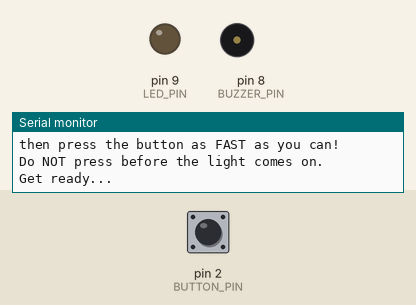
Simulated run of this sketch. Board: Arduino Uno, built with avr-gcc and run on an emulated ATmega328P. Shown: output pins drawn as LEDs (lit = HIGH), buzzer (waves = sounding), the last lines printed to the serial monitor. Inputs (shaded band) come from the test bench; at power-on: pin 2 (BUTTON_PIN) LOW. Random numbers use the default seed unless the sketch sets one.

Above: at 1.3 s.
1.4 s: pin 2 (BUTTON_PIN) pulled HIGH for 0.15 s
At 4.16 s:
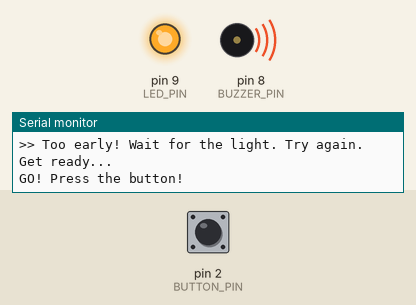
4.5 s: pin 2 (BUTTON_PIN) pulled HIGH for 1 s
At 4.57 s:
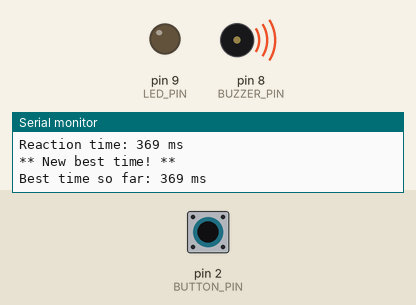
At 8.0 s:
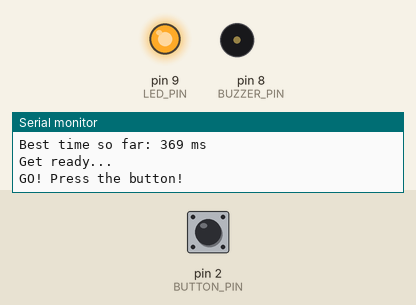
Timing chart, 0 to 9.5 s (numbered marks = the images above; inputs shaded):
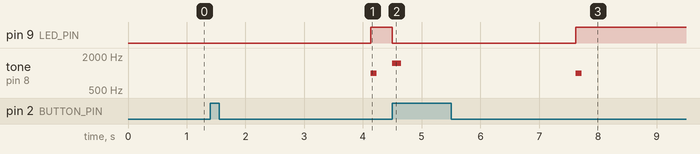

Measured:
- after the input at 4.5 s, pin 9 (LED_PIN): HIGH → LOW at once, → HIGH 3.1 s later; tone on pin 8 (BUZZER_PIN): silent → 1500 Hz at once, → silent 0.15 s later, → 1000 Hz 3.0 s later, → silent 0.10 s later

The sketch:

02_wait_flash_measure_buzzer.ino
```cpp
// ============================================================
// Project 2 - Reaction Time Game
// Sketch 02: Wait, Flash, Measure + BUZZER
// ============================================================
//
// This is the SAME game as sketch 01, with one new part: a buzzer.
//   - It BEEPS at the "GO" moment (when the LED turns on).
//   - It plays a short SUCCESS beep when you press the button.
//
// If you compare (diff) this file with sketch 01, the only new
// lines are the BUZZER_PIN, the tone() calls, and their comments.
//
// HOW THE GAME WORKS:
//   1. The Arduino waits a random amount of time (2 to 5 seconds).
//   2. Then the LED turns ON and the buzzer BEEPS. That is "GO!".
//   3. As fast as you can, press the button.
//   4. The Arduino measures how long it took you, in milliseconds.
//   5. It prints your time and remembers your best (fastest) time.
//
// Open the Serial Monitor (magnifying glass, top-right of the IDE)
// and set the speed at the bottom to 9600 baud to read the messages.
//
// DO NOT press the button before the LED turns on. If you press
// too early, the round restarts and you get a "too early" message.
// ============================================================


// ---- PIN NUMBERS (which Arduino pin each part is wired to) ----
const int LED_PIN    = 9;   // The "GO" light. Turns on when it is time to press.
const int BUTTON_PIN = 2;   // The button. Wired with an external pull-down resistor,
                            // so the pin reads HIGH when the button is pressed.
const int BUZZER_PIN = 8;   // NEW: The buzzer. Beeps at "GO" and on a successful press.

// ---- SOUND SETTINGS (for the buzzer) ----
const int  GO_TONE_HZ      = 1000;  // NEW: pitch of the "GO" beep, in Hertz
const int  GO_TONE_MS      = 100;   // NEW: how long the "GO" beep lasts, in ms
const int  SUCCESS_TONE_HZ = 1500;  // NEW: pitch of the success beep, in Hertz
const int  SUCCESS_TONE_MS = 150;   // NEW: how long the success beep lasts, in ms

// ---- TIMING SETTINGS (how long the random wait can be) ----
const long MIN_WAIT_MS = 2000;  // shortest wait before "GO" = 2 seconds
const long MAX_WAIT_MS = 5000;  // longest  wait before "GO" = 5 seconds

// ---- COMMUNICATION SPEED (must match the Serial Monitor) ----
const long SERIAL_BAUD = 9600;


// ---- MEMORY (variables that the program keeps between rounds) ----
long bestTime = -1;   // The best (fastest) reaction time so far, in ms.
                      // -1 means "no time recorded yet".


// ============================================================
// setup() runs ONE time when the Arduino powers on or resets.
// ============================================================
void setup() {
  // Set up the pins so the Arduino knows which is an output and which is an input.
  pinMode(LED_PIN, OUTPUT);     // The LED is something we control (turn on/off).
  pinMode(BUTTON_PIN, INPUT);   // The button is something we read.
  pinMode(BUZZER_PIN, OUTPUT);  // NEW: The buzzer is something we control.

  // Make sure the LED starts OFF.
  digitalWrite(LED_PIN, LOW);

  // Start talking to the computer over the USB cable.
  Serial.begin(SERIAL_BAUD);

  // Give every game a different sequence of random waits.
  // analogRead(A0) reads electrical "noise" from an unconnected pin,
  // which gives us a different starting number each time.
  randomSeed(analogRead(A0));

  // Print a friendly welcome message.
  Serial.println("=================================");
  Serial.println("   REACTION TIME GAME (with buzzer)");
  Serial.println("=================================");
  Serial.println("Wait for the LED to turn ON and BEEP,");
  Serial.println("then press the button as FAST as you can!");
  Serial.println("Do NOT press before the light comes on.");
  Serial.println();
}


// ============================================================
// loop() runs OVER AND OVER, forever. Each pass = one round.
// ============================================================
void loop() {

  // ---- STEP 1: Get ready ----
  Serial.println("Get ready...");

  // Pick a random wait time between MIN_WAIT_MS and MAX_WAIT_MS.
  // (random's second number is "up to but not including", so we add 1.)
  long waitTime = random(MIN_WAIT_MS, MAX_WAIT_MS + 1);

  // ---- STEP 2: Wait the random time, while watching for cheating ----
  // We use millis() so we can keep checking the button during the wait.
  long waitStart = millis();
  while (millis() - waitStart < waitTime) {

    // If the button is already pressed (HIGH) before the GO light,
    // that is jumping the gun. Restart the round.
    if (digitalRead(BUTTON_PIN) == HIGH) {
      Serial.println(">> Too early! Wait for the light. Try again.");
      Serial.println();

      // Wait until the player lets go of the button before restarting,
      // so the next round does not instantly see the press again.
      while (digitalRead(BUTTON_PIN) == HIGH) {
        // do nothing, just wait for release
      }

      return;  // leave loop() now; Arduino starts a fresh round next pass
    }
  }

  // ---- STEP 3: GO! Turn the LED on and start the stopwatch ----
  digitalWrite(LED_PIN, HIGH);                 // light up the "GO" signal
  tone(BUZZER_PIN, GO_TONE_HZ, GO_TONE_MS);    // NEW: beep at the GO moment
  long startTime = millis();                   // remember the exact moment GO happened
  Serial.println("GO! Press the button!");

  // ---- STEP 4: Wait for the player to press the button ----
  while (digitalRead(BUTTON_PIN) == LOW) {
    // keep looping (doing nothing) until the button reads HIGH (pressed)
  }

  // ---- STEP 5: Measure the reaction time ----
  long reactionTime = millis() - startTime;  // how long the press took

  // Turn the LED back off now that the round is done.
  digitalWrite(LED_PIN, LOW);

  // NEW: Play a short success beep to celebrate the press.
  tone(BUZZER_PIN, SUCCESS_TONE_HZ, SUCCESS_TONE_MS);

  // ---- STEP 6: Show the result ----
  Serial.print("Reaction time: ");
  Serial.print(reactionTime);
  Serial.println(" ms");

  // ---- STEP 7: Update and show the best time ----
  // If we have no best time yet, or this round was faster, save it.
  if (bestTime == -1 || reactionTime < bestTime) {
    bestTime = reactionTime;
    Serial.println("** New best time! **");
  }
  Serial.print("Best time so far: ");
  Serial.print(bestTime);
  Serial.println(" ms");
  Serial.println();

  // Wait until the player releases the button before the next round,
  // so a held-down button does not affect the next "too early" check.
  while (digitalRead(BUTTON_PIN) == HIGH) {
    // do nothing, just wait for release
  }

  // The loop() function ends here and automatically starts again
  // for the next round.
}
```
